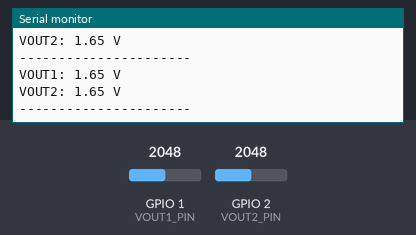
The program below on a simulated ESP32. On the bench: the last lines printed to the serial monitor. The inputs (shaded band) are chosen by the test bench; at power-on: GPIO 1 (VOUT1_PIN) = 2048, GPIO 2 (VOUT2_PIN) = 2048.

Above: at 1.8 s.
1.9 s: GPIO 1 (VOUT1_PIN) set to 2866
At 2.8 s:
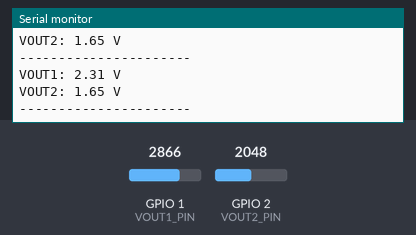
3.4 s: GPIO 2 (VOUT2_PIN) set to 2866
At 4.3 s:
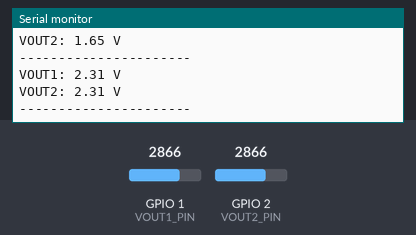
4.9 s: GPIO 1 (VOUT1_PIN) set to 3603
At 5.8 s:
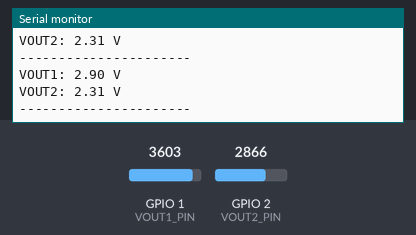
6.4 s: GPIO 2 (VOUT2_PIN) set to 3603
At 7.8 s:
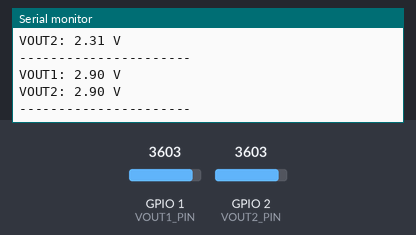
Timing chart, 0 to 8.9 s (numbered marks = the images above; inputs shaded):
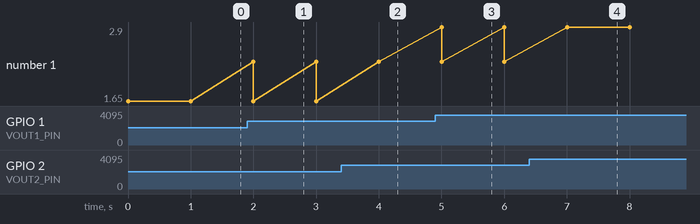

Measured:
- after the input at 1.9 s, the serial monitor: prints a new line after 0.10 s (image 1)
- after the input at 3.4 s, the serial monitor: prints a new line after 0.60 s (image 2)
- after the input at 4.9 s, the serial monitor: prints a new line after 0.10 s (image 3)
- after the input at 6.4 s, the serial monitor: prints a new line after 0.60 s (image 4)

The program:

main.cpp
```cpp
#include <Arduino.h>

// 根据你的硬件连接选择正确的 ADC 引脚
const int VOUT1_PIN = 1;  // 替换为支持 ADC 的 GPIO
const int VOUT2_PIN = 2;  // 替换为支持 ADC 的 GPIO

void setup() {
    Serial.begin(115200);

    // 确保 ADC 引脚已正确绑定
    adcAttachPin(VOUT1_PIN);
    adcAttachPin(VOUT2_PIN);

    // 设置 ADC 衰减范围为 0-3.3V
    analogSetAttenuation(ADC_11db);
}

void loop() {
    // 读取 ADC 值
    int adc1 = analogRead(VOUT1_PIN);
    int adc2 = analogRead(VOUT2_PIN);

    // 将 ADC 值转换为实际电压
    float voltage1 = (adc1 / 4095.0) * 3.3; // 12-bit 分辨率
    float voltage2 = (adc2 / 4095.0) * 3.3;

    // 输出电压值
    Serial.print("VOUT1: "); Serial.print(voltage1); Serial.println(" V");
    Serial.print("VOUT2: "); Serial.print(voltage2); Serial.println(" V");
    Serial.println("----------------------");

    delay(1000);  // 每秒更新一次
}
```
